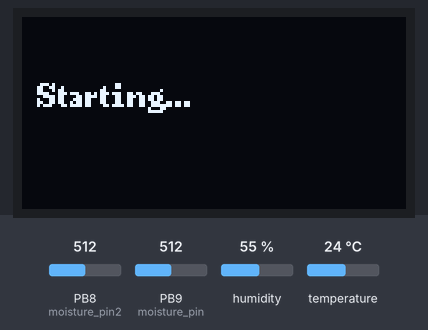
Recording of a sketch running on a simulated STM32 Black Pill. On the bench: 128×64 one-colour display. Inputs (shaded band) come from the test bench; at power-on: humidity 55 %, PB8 (moisture_pin2) = 512, PB9 (moisture_pin) = 512, temperature 24 °C. What the sketch prints to the serial monitor is not drawn.

Above: at 0.1 s.
At 2.2 s:
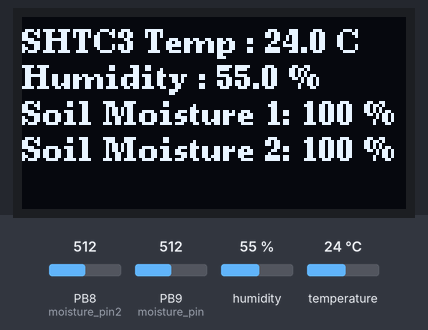
2.3 s: humidity set to 22 %
At 17.2 s:
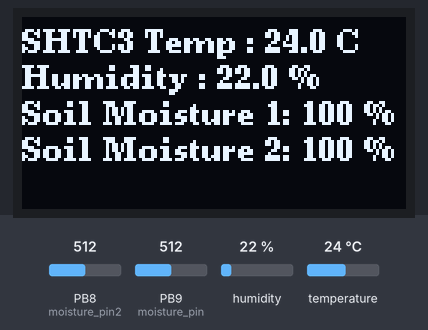
Timing chart, 0 to 18.7 s (numbered marks = the images above; inputs shaded):
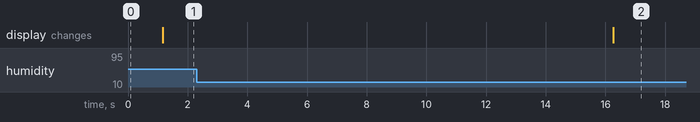

Measured:
- after the input at 2.3 s, the display: changes after 14.0 s (image 2)

The sketch:

STM32F401CCU6_Blackpill_-_Environmental_Monitoring_System.ino
```cpp
//----------------------------------------------------------------
// STM32F401CCU6 Blackpill Environmental Monitoring System
//
// Vincent Tjoa
// September 11, 2025

#include <Arduino.h>
#include <Wire.h>
#include <SPI.h>
#include <U8g2lib.h>
#include <U8x8lib.h>
#include <Adafruit_SHTC3.h>

// OLED Setup
U8G2_SSD1306_128X64_NONAME_F_HW_I2C display(U8G2_R0, U8X8_PIN_NONE, PB6, PB7);

// Soil Moisture Sensor Pins
const int moisture_pin = PB9;
const int moisture_pin2 = PB8;
int moisture_raw = 0, moisture_raw2 = 0;
int moisture_percent = 0, moisture_percent2 = 0;

// SHTC3 Setup
Adafruit_SHTC3 shtc3 = Adafruit_SHTC3();

void setup() {
  // USB Serial
  Serial.begin(115200);

  // Serial2 for ESP-01 (A2 = TX, A3 = RX)
  Serial2.begin(115200);

  // Start I2C bus BEFORE initializing OLED or SHTC3
  Wire.begin(PB7, PB6);   // (SDA, SCL)

  // SHTC3 init
  while (!Serial)
    delay(10);     // wait for serial console
  Serial.println("SHTC3 test");
  if (! shtc3.begin()) {
    Serial.println("Couldn't find SHTC3");
    while (1) delay(1);
  }
  Serial.println("Found SHTC3 sensor");

  pinMode(moisture_pin, INPUT);
  pinMode(moisture_pin2, INPUT);

  // OLED init
  display.begin();
  display.clearBuffer();
  display.setContrast(200);  // Try values 0–255
  display.setFont(u8g2_font_ncenB08_tr);
  display.drawStr(5, 30, "Starting...");
  display.sendBuffer();

  delay(1000);
  display.clearBuffer();
}

void loop() {
  sensors_event_t humidity, temp;
  shtc3.getEvent(&humidity, &temp);// populate temp and humidity objects with fresh data

  // Soil moisture readings
  moisture_raw = analogRead(moisture_pin);
  moisture_percent = ((4095 - moisture_raw) / (4095.0 - 1300.0) * 100);
  moisture_percent = constrain(moisture_percent, 0, 100);

  moisture_raw2 = analogRead(moisture_pin2);
  moisture_percent2 = ((4095 - moisture_raw2) / (4095.0 - 1300.0)) * 100;
  moisture_percent2 = constrain(moisture_percent2, 0, 100);

  // Serial Monitor
  Serial.print("SHTC3 Temp: ");
  Serial.print(temp.temperature);
  Serial.print(" °C, Humidity: ");
  Serial.print(humidity.relative_humidity);
  Serial.println(" %");

  Serial.print("Soil 1: ");
  Serial.print(moisture_percent);
  Serial.print("% (Raw: ");
  Serial.print(moisture_raw);
  Serial.print("), Soil 2: ");
  Serial.print(moisture_percent2);
  Serial.print("% (Raw: ");
  Serial.print(moisture_raw2);
  Serial.println(")");

  // Send to ESP-01 via Serial2
  Serial2.print("TEMP:");
  Serial2.print(temp.temperature, 1);
  Serial2.print(",HUM:");
  Serial2.print(humidity.relative_humidity, 1);
  Serial2.print(",SOIL1:");
  Serial2.print(moisture_percent);
  Serial2.print(",SOIL2:");
  Serial2.println(moisture_percent2);

  // OLED Display
  display.clearBuffer();
  display.setFont(u8g2_font_ncenB08_tr);
  display.drawStr(0, 12, ("SHTC3 Temp : " + String(temp.temperature, 1) + " C").c_str());
  display.drawStr(0, 24, ("Humidity : " + String(humidity.relative_humidity, 1) + " %").c_str());
  display.drawStr(0, 36, ("Soil Moisture 1: " + String(moisture_percent) + " %").c_str());
  display.drawStr(0, 48, ("Soil Moisture 2: " + String(moisture_percent2) + " %").c_str());
  display.sendBuffer();

  delay(15000); //15s delay
}
```
